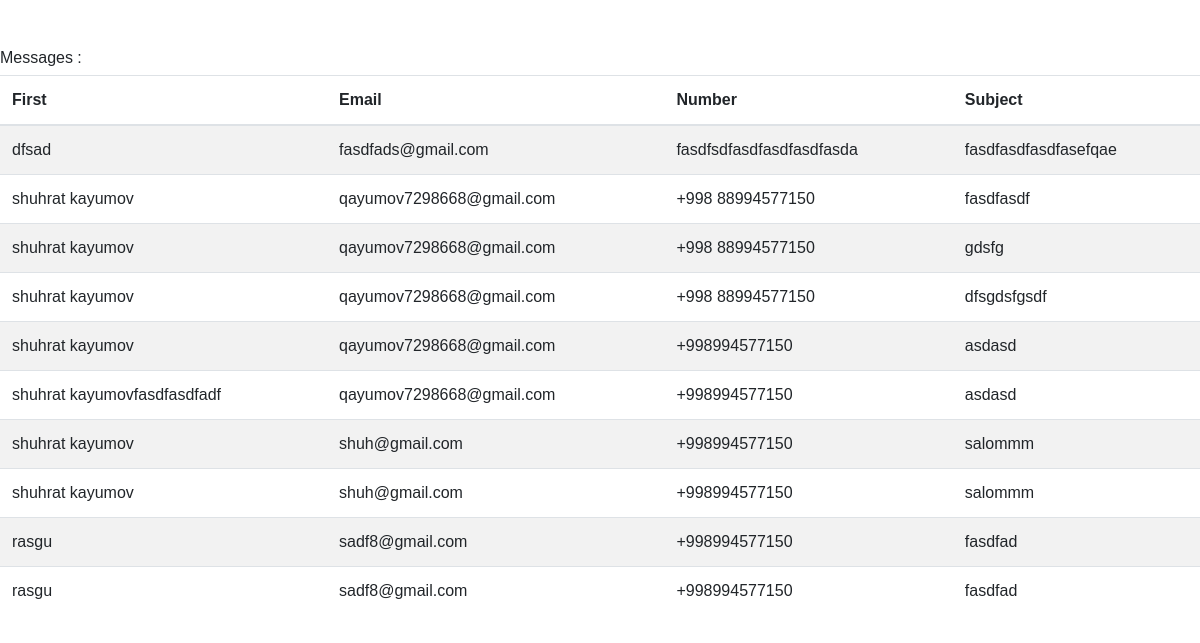
Before: /components/ with the older database file.
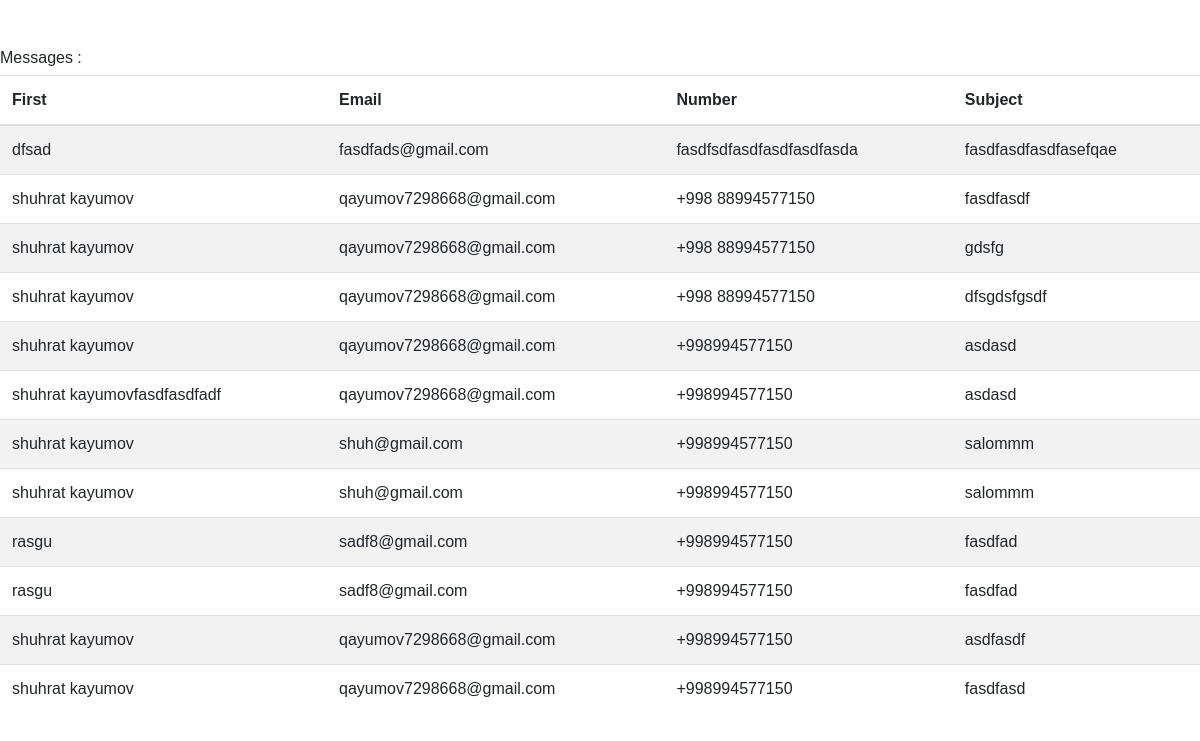
After: the same page with the newer database file.
### store/models.py (models this page shows, shortened)
class Contact(models.Model):
    name = models.CharField(max_length=100, blank=True, null=True)
    email = models.EmailField(blank=True, null=True)
    number = models.CharField(max_length=30, blank=True, null=True)
    subject = models.TextField(blank=True, null=True)

### store/views.py (the view)
# urls.py: path('components/', components, name='components'),
def components(request):
    message = Contact.objects.all()
    context = {'message': message}
    return render(request, 'components.html', context)

### templates/components.html (shortened to what this page needs)
<!DOCTYPE html>
{% load static %}
<html lang="en">
<head>
   <link rel="stylesheet" href="{% static 'vendors/themify-icons/css/themify-icons.css' %}">
   <link rel="stylesheet" href="{% static 'css/johndoe.css' %}">
</head>
<body>
      <h6 class="section-secondary-title mt-5">Messages :</h6>
      <table class="table table-striped">
         <thead>
            <tr>
               <th scope="col">First</th>
               <th scope="col">Email</th>
               <th scope="col">Number</th>
               <th scope="col">Subject</th>
            </tr>
         </thead>
         <tbody>
         {% for cat in message %}
            <tr>
               <td>{{ cat.name }}</td>
               <td>{{ cat.email }}</td>
               <td>{{ cat.number }}</td>
               <td>{{ cat.subject }}</td>
            </tr>
         {% endfor %}
         </tbody>
      </table>
</body>
</html>

Changed rows visible on the page:
added Contact: name "shuhrat kayumov", email "qayumov7298668@gmail.com", number "+998994577150", subject "asdfasdf"
added Contact: name "shuhrat kayumov", email "qayumov7298668@gmail.com", number "+998994577150", subject "fasdfasd"
